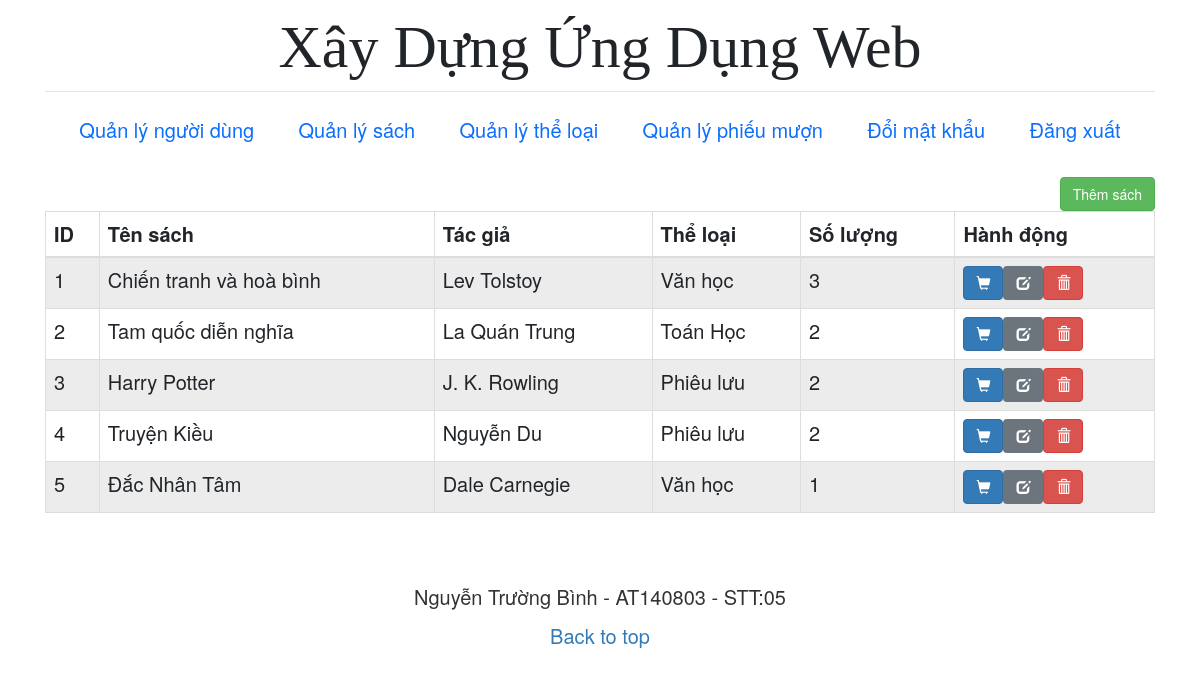
Before: /books/index.php (signed in) with the older database file.
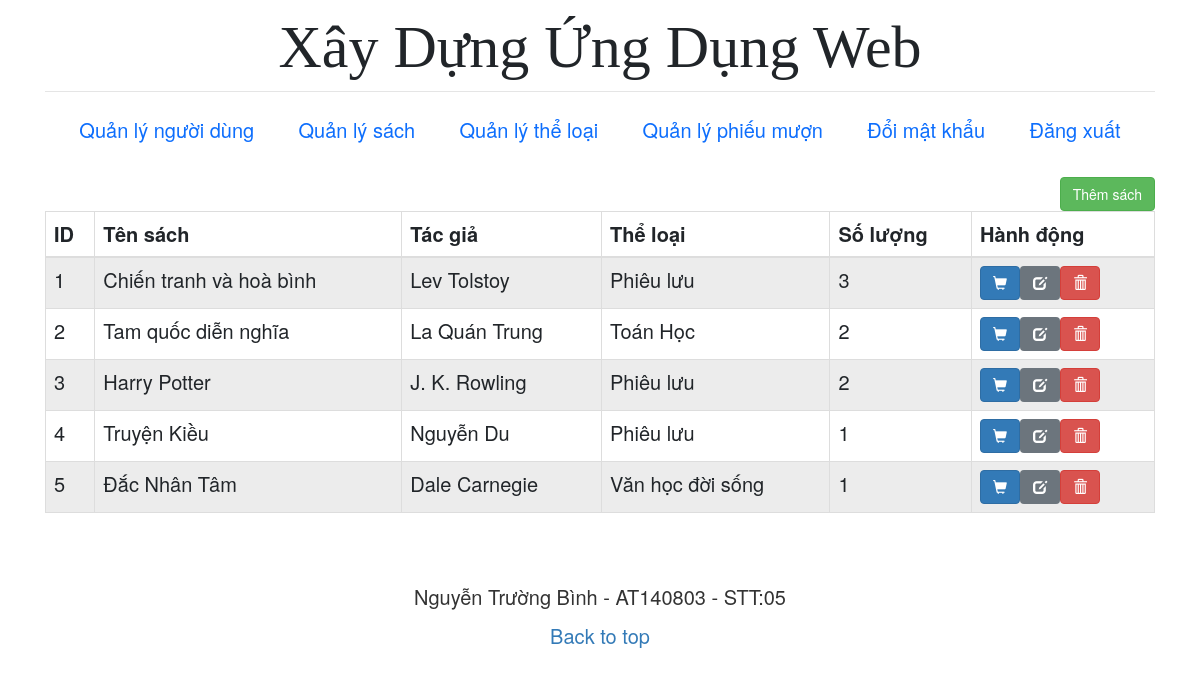
After: the same page with the newer database file.
### tables this page shows
CREATE TABLE `books` (
  `id` int(11) NOT NULL,
  `name` text NOT NULL,
  `author` text NOT NULL,
  `category_id` int(11) NOT NULL,
  `quantily` int(11) NOT NULL
);

CREATE TABLE `categories` (
  `id` int(11) NOT NULL,
  `name` text NOT NULL
);

### libs/checkPermission.php (called while the page is built)
<?php
    function checkPermission($conn, $role_id, $permission_id){
        $sql ="SELECT * FROM roles_permissions
        LEFT JOIN users ON users.role_id = roles_permissions.role_id
        WHERE users.role_id = $role_id
        AND roles_permissions.perm_id = $permission_id";
        $result = mysqli_query($conn, $sql);
        $rows = mysqli_num_rows($result);
        if ($rows == 0) {
            return false;
        } else {
            return true;
        };
    }

### books/index.php (the view, shortened to what this page needs)
<?php include "../includes/header.php"; ?>
<?php
require_once("../libs/connection.php");
require_once("../libs/checkPermission.php");
if (checkPermission($conn, $_SESSION['role_id'], 8)) {
?>
  <main class="container">
    <a href="create.php" class="btn btn-success pull-right">Thêm sách</a>
    <?php
    $sql = "SELECT * FROM books";
    if ($result = mysqli_query($conn, $sql)) {
      if (mysqli_num_rows($result) > 0) {
        echo "<table class='table table-bordered table-striped'>";
        echo "<thead>";
        echo "<tr>";
        echo "<th>ID</th>";
        echo "<th>Tên sách</th>";
        echo "<th>Tác giả</th>";
        echo "<th>Thể loại</th>";
        echo "<th>Số lượng</th>";
        echo "<th>Hành động</th>";
        echo "</tr>";
        echo "</thead>";
        echo "<tbody>";
        $i=1;
        while ($row = mysqli_fetch_array($result)) {
          echo "<tr>";
          echo "<td>" . $i++ . "</td>";
          echo "<td>" . $row['name'] . "</td>";
          echo "<td>" . $row['author'] . "</td>";
          $category_id = $row['category_id'];
          $query = "SELECT name FROM categories WHERE id = $category_id";
          $data = mysqli_fetch_array(mysqli_query($conn, $query));
          echo "<td>" . $data['name'] . "</td>";
          echo "<td>" . $row['quantily'] . "</td>";
          echo "<td>";
          if ($row['quantily'] != 0){
            echo "<a href='../borrow/borrow.php?id=" . $row['id'] . "' class='btn btn-primary'><span class='glyphicon glyphicon-shopping-cart'></span></a>";
          }
          echo "<a href='edit.php?id=" . $row['id'] . "' class='btn btn-secondary'><span class='glyphicon glyphicon-edit'></span></a>";
          echo "<a href='delete.php?id=" . $row['id'] . "' class='btn btn-danger'><span class='glyphicon glyphicon-trash'></span></a>";
          echo "</td>";
          echo "</tr>";
        }
        echo "</tbody>";
        echo "</table>";
      } else {
        echo "<p class='lead'><em>Không tìm thấy bản ghi.</em></p>";
      }
    } else {
      echo "ERROR: Không thể thực thi $sql. " . mysqli_error($conn);
    }
    ?>
  </main>
<?php
} else {
  header('Location: ../errors/403.php');
}
?>
<?php include "../includes/footer.php" ?>

Changed rows visible on the page:
changed books "Chiến tranh và hoà bình": category.name "Văn học" → "Phiêu lưu"
changed books "Truyện Kiều": quantily "2" → "1"
changed through a linked row, books "Đắc Nhân Tâm": category.name "Văn học" → "Văn học đời sống"
